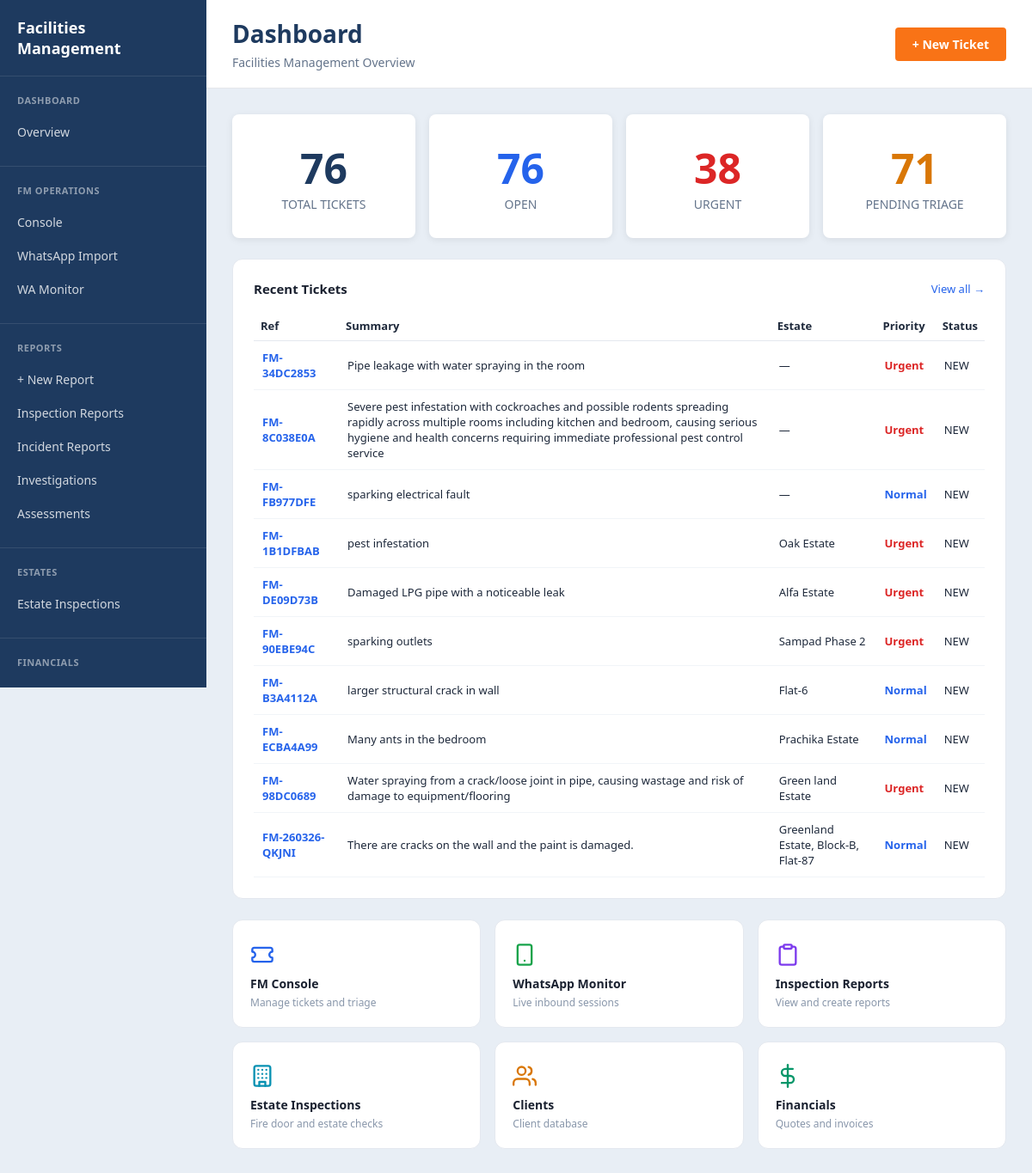
/ops/dashboard, run on an earlier commit of the app's database.
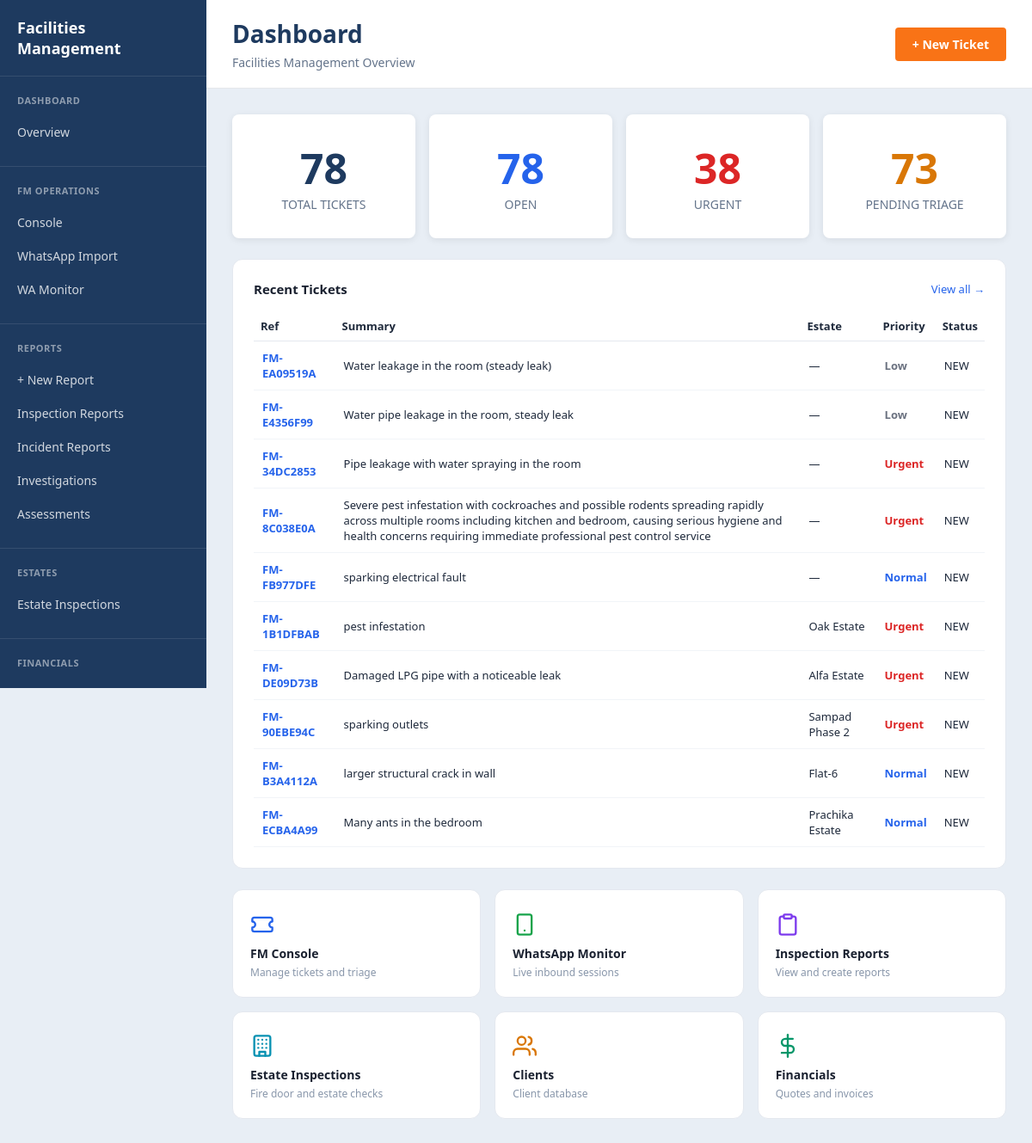
And on a later commit of the database.
### tables this page shows
CREATE TABLE fm_tickets (
    id          INTEGER PRIMARY KEY AUTOINCREMENT,
    ref         TEXT NOT NULL UNIQUE,          -- FM-DDMMYY-XXXXX
    estate      TEXT NOT NULL DEFAULT '',
    unit        TEXT NOT NULL DEFAULT '',
    customer    TEXT NOT NULL DEFAULT '',
    source      TEXT NOT NULL DEFAULT 'webchat'
                    CHECK(source IN ('webchat','whatsapp','whatsapp_json','system','manual')),
    priority    TEXT NOT NULL DEFAULT 'normal'
                    CHECK(priority IN ('urgent','normal','low')),
    category    TEXT NOT NULL DEFAULT 'general'
                    CHECK(category IN ('general','electrical','plumbing','hvac',
                                       'security','carpentry','cleaning','painting','pest_control')),
    status      TEXT NOT NULL DEFAULT 'NEW'
                    CHECK(status IN ('NEW','TRIAGED','ASSIGNED','IN_PROGRESS',
                                     'WAITING_CUSTOMER','BLOCKED','DONE','CANCELLED')),
    assignee    TEXT DEFAULT '',
    summary     TEXT NOT NULL DEFAULT '',
    materials   TEXT DEFAULT '',
    location_note TEXT DEFAULT '',
    created_at  TIMESTAMP DEFAULT CURRENT_TIMESTAMP,
    updated_at  TIMESTAMP DEFAULT CURRENT_TIMESTAMP
);

### app.py (the view)
@app.route('/ops')
@app.route('/ops/dashboard')
def ops_overview():
    conn = get_engine_db()
    total = conn.execute(
        "SELECT COUNT(*) FROM fm_tickets"
    ).fetchone()[0]
    open_tickets = conn.execute("""
        SELECT COUNT(*) FROM fm_tickets
        WHERE status NOT IN ('DONE','CANCELLED')
    """).fetchone()[0]
    urgent = conn.execute("""
        SELECT COUNT(*) FROM fm_tickets
        WHERE priority='urgent'
    """).fetchone()[0]
    pending = conn.execute("""
        SELECT COUNT(*) FROM fm_tickets
        WHERE status='NEW'
    """).fetchone()[0]
    recent = conn.execute("""
        SELECT ref, estate, unit, customer, priority, status, summary, created_at
        FROM fm_tickets
        ORDER BY created_at DESC
        LIMIT 10
    """).fetchall()
    conn.close()
    kpis = {
    "total": total,
    "open": open_tickets,
    "urgent": urgent,
    "pending_triage": pending
    }
    return render_template(
    "dashboard.html",
    kpis=kpis,
    recent_tickets=recent
    )

### app.py (called while the page is built)
def get_engine_db():
    import os
    import sqlite3
    db_path = os.path.join(os.path.dirname(__file__), "engine.db")
    print("DB PATH:", db_path)
    conn = sqlite3.connect(db_path)
    conn.row_factory = sqlite3.Row
    return conn

### templates/dashboard.html (shortened to what this page needs)
{% extends "layouts/app.html" %}
{% block sidebar %}
    {% include 'components/sidebar.html' %}
{% endblock %}
{% block topbar %}
<div class="topbar-title">
    <h1>Dashboard</h1>
    <p>Facilities Management Overview</p>
</div>
<div class="topbar-actions">
    <a href="/fm/dashboard" class="btn btn-primary">+ New Ticket</a>
</div>
{% endblock %}
{% block content %}
<div id="fm-overview-dashboard" style="padding:0;">
<div class="dashboard-grid" style="display:grid;grid-template-columns:repeat(4,1fr);gap:16px;margin-bottom:24px;">
<div class="stat-card">
<div class="stat-value">{{ kpis.total }}</div>
<div class="stat-label">Total Tickets</div>
</div>
<div class="stat-card">
<div class="stat-value" style="color:#2563eb">{{ kpis.open }}</div>
<div class="stat-label">Open</div>
</div>
<div class="stat-card">
<div class="stat-value" style="color:#dc2626">{{ kpis.urgent }}</div>
<div class="stat-label">Urgent</div>
</div>
<div class="stat-card">
<div class="stat-value" style="color:#d97706">{{ kpis.pending_triage }}</div>
<div class="stat-label">Pending Triage</div>
</div>
</div>
    <div style="background:#fff;border:1px solid #e4e8ef;border-radius:12px;padding:24px;">
        <div style="display:flex;align-items:center;justify-content:space-between;margin-bottom:16px;">
            <h2 style="font-size:15px;font-weight:600;color:#1a2130;margin:0;">Recent Tickets</h2>
            <a href="/fm/dashboard" style="font-size:13px;color:#2563eb;text-decoration:none;font-weight:500;">View all →</a>
        </div>
        <div id="recent-tickets-list">
            {% if recent_tickets %}
            <table style="width:100%;border-collapse:collapse;font-size:13px;">
                <thead>
                    <tr style="border-bottom:1px solid #e4e8ef;">
                        <th style="text-align:left;padding:8px;">Ref</th>
                        <th style="text-align:left;padding:8px;">Summary</th>
                        <th style="text-align:left;padding:8px;">Estate</th>
                        <th style="text-align:left;padding:8px;">Priority</th>
                        <th style="text-align:left;padding:8px;">Status</th>
                    </tr>
                </thead>
                <tbody>
                {% for t in recent_tickets %}
                <tr style="border-bottom:1px solid #f1f4f8;">
                <td style="padding:10px;">
                <a href="/fm/ticket/{{ t.ref }}"
                style="color:#2563eb;font-weight:600;text-decoration:none;">
                {{ t.ref }}
                </a>
                </td>
                <td style="padding:10px;">{{ t.summary }}</td>
                <td style="padding:10px;">{{ t.estate or "—" }}</td>
                <td style="padding:10px;">
                <span style="
                color:
                {% if t.priority|lower == 'urgent' %}#dc2626
                {% elif t.priority|lower == 'normal' %}#2563eb
                {% else %}#6b7280
                {% endif %};
                font-weight:600;
                text-transform:capitalize;">
                {{ t.priority }}
                </span>
                </td>
                <td style="padding:10px;text-transform:uppercase;">
                {{ t.status }}
                </td>
                </tr>
                {% endfor %}
                </tbody>
            </table>
            {% else %}
            <p style="color:#8896aa;font-size:13px;text-align:center;padding:32px 0;">
                No tickets found
            </p>
            {% endif %}
        </div>
    </div>
    <div style="display:grid;grid-template-columns:repeat(3,1fr);gap:16px;margin-top:24px;">
        <a href="/fm/dashboard" style="text-decoration:none;">
            <div style="background:#fff;border:1px solid #e4e8ef;border-radius:12px;padding:20px;transition:box-shadow .15s;" onmouseover="this.style.boxShadow='0 2px 8px rgba(0,0,0,.08)'" onmouseout="this.style.boxShadow='none'">
                <div style="font-size:24px;margin-bottom:10px;"></div>
                <div style="font-weight:600;color:#1a2130;font-size:14px;">FM Console</div>
                <div style="color:#8896aa;font-size:12px;margin-top:4px;">Manage tickets and triage</div>
            </div>
        </a>
        <a href="/wa/monitor" style="text-decoration:none;">
            <div style="background:#fff;border:1px solid #e4e8ef;border-radius:12px;padding:20px;transition:box-shadow .15s;" onmouseover="this.style.boxShadow='0 2px 8px rgba(0,0,0,.08)'" onmouseout="this.style.boxShadow='none'">
                <div style="font-size:24px;margin-bottom:10px;"></div>
                <div style="font-weight:600;color:#1a2130;font-size:14px;">WhatsApp Monitor</div>
                <div style="color:#8896aa;font-size:12px;margin-top:4px;">Live inbound sessions</div>
            </div>
        </a>
        <a href="/artefacts?type=engagement" style="text-decoration:none;">
            <div style="background:#fff;border:1px solid #e4e8ef;border-radius:12px;padding:20px;transition:box-shadow .15s;" onmouseover="this.style.boxShadow='0 2px 8px rgba(0,0,0,.08)'" onmouseout="this.style.boxShadow='none'">
                <div style="font-size:24px;margin-bottom:10px;"></div>
                <div style="font-weight:600;color:#1a2130;font-size:14px;">Inspection Reports</div>
                <div style="color:#8896aa;font-size:12px;margin-top:4px;">View and create reports</div>
            </div>
        </a>
        <a href="/fire-door" style="text-decoration:none;">
            <div style="background:#fff;border:1px solid #e4e8ef;border-radius:12px;padding:20px;transition:box-shadow .15s;" onmouseover="this.style.boxShadow='0 2px 8px rgba(0,0,0,.08)'" onmouseout="this.style.boxShadow='none'">
                <div style="font-size:24px;margin-bottom:10px;"></div>
                <div style="font-weight:600;color:#1a2130;font-size:14px;">Estate Inspections</div>
                <div style="color:#8896aa;font-size:12px;margin-top:4px;">Fire door and estate checks</div>
            </div>
        </a>
        <a href="/databases/clients" style="text-decoration:none;">
            <div style="background:#fff;border:1px solid #e4e8ef;border-radius:12px;padding:20px;transition:box-shadow .15s;" onmouseover="this.style.boxShadow='0 2px 8px rgba(0,0,0,.08)'" onmouseout="this.style.boxShadow='none'">
                <div style="font-size:24px;margin-bottom:10px;"></div>
                <div style="font-weight:600;color:#1a2130;font-size:14px;">Clients</div>
                <div style="color:#8896aa;font-size:12px;margin-top:4px;">Client database</div>
            </div>
        </a>
        <a href="/financials/quote" style="text-decoration:none;">
            <div style="background:#fff;border:1px solid #e4e8ef;border-radius:12px;padding:20px;transition:box-shadow .15s;" onmouseover="this.style.boxShadow='0 2px 8px rgba(0,0,0,.08)'" onmouseout="this.style.boxShadow='none'">
                <div style="font-size:24px;margin-bottom:10px;"></div>
                <div style="font-weight:600;color:#1a2130;font-size:14px;">Financials</div>
                <div style="color:#8896aa;font-size:12px;margin-top:4px;">Quotes and invoices</div>
            </div>
        </a>
    </div>
</div>
{% endblock %}

### templates/layouts/app.html (shortened to what this page needs)
<!DOCTYPE html>
<html lang="en">
<head>
    <link rel="stylesheet" href="{{ url_for('static', filename='css/base.css') }}">
    <link rel="stylesheet" href="{{ url_for('static', filename='css/engine.css') }}">
    <link rel="stylesheet" href="{{ url_for('static', filename='css/reports.css') }}">
</head>
<body>
<div class="app-shell">
    <aside class="sidebar">
        {% block sidebar %}{% endblock %}
    </aside>
    <main class="main-content">
        <div class="topbar">
            {% block topbar %}{% endblock %}
        </div>
        <div class="container">
            {% block content %}{% endblock %}
        </div>
    </main>
</div>
</body>
</html>

### templates/components/sidebar.html (shortened to what this page needs)
<div class="sidebar-brand">
    Facilities Management
</div>
<div class="sidebar-section">
    <div class="sidebar-section-title">Dashboard</div>
    <a href="/ops" class="sidebar-link {% if active_nav == 'dashboard' %}active{% endif %}">
        Overview
    </a>
</div>
<div class="sidebar-section">
    <div class="sidebar-section-title">FM Operations</div>
    <a href="/fm/dashboard" class="sidebar-link {% if active_nav == 'fm_dashboard' %}active{% endif %}">
        Console
    </a>
    <a href="/fm/dashboard#import" class="sidebar-link {% if active_nav == 'fm_import' %}active{% endif %}">
        WhatsApp Import
    </a>
    <a href="/wa/monitor" class="sidebar-link {% if active_nav == 'wa_monitor' %}active{% endif %}">
        WA Monitor
    </a>
</div>
<div class="sidebar-section">
    <div class="sidebar-section-title">Reports</div>
    <a href="/artefacts/new" class="sidebar-link {% if active_nav == 'new_artefact' %}active{% endif %}">
        + New Report
    </a>
    <a href="/artefacts?type=engagement" class="sidebar-link {% if active_nav == 'engagements' %}active{% endif %}">
        Inspection Reports
    </a>
    <a href="/artefacts?type=incident" class="sidebar-link {% if active_nav == 'incidents' %}active{% endif %}">
        Incident Reports
    </a>
    <a href="/artefacts?type=investigation" class="sidebar-link {% if active_nav == 'investigations' %}active{% endif %}">
        Investigations
    </a>
    <a href="/artefacts?type=assessment" class="sidebar-link {% if active_nav == 'assessments' %}active{% endif %}">
        Assessments
    </a>
</div>
<div class="sidebar-section">
    <div class="sidebar-section-title">Estates</div>
    <a href="/fire-door" class="sidebar-link {% if active_nav == 'fire_door' %}active{% endif %}">
        Estate Inspections
    </a>
</div>
<div class="sidebar-section">
    <div class="sidebar-section-title">Financials</div>
    <a href="/financials/quote" class="sidebar-link {% if active_nav == 'quote' %}active{% endif %}">
    </a>
</div>

### static/css/base.css (style rules this page uses)
:root { --navy: #1e3a5f; --orange: #f97316; --white: #ffffff; --gray: #f3f4f6; --border: #e5e7eb; --sidebar-width: 240px; }
* { box-sizing: border-box; margin: 0; padding: 0; }
body { font-family: 'Segoe UI', Arial, sans-serif; background: #e8eef5; color: #1e293b; }
.app-shell { display: flex; min-height: 100vh; }
.sidebar { width: var(--sidebar-width); background: var(--navy); color: white; position: fixed; height: 100vh; overflow-y: auto; }
.sidebar-brand { padding: 20px; font-size: 18px; font-weight: 700; border-bottom: 1px solid rgba(255, 255, 255, 0.1); }
.sidebar-section { padding: 20px 0; border-bottom: 1px solid rgba(255, 255, 255, 0.1); }
.sidebar-section-title { padding: 0 20px 10px 20px; font-size: 11px; font-weight: 700; text-transform: uppercase; color: rgba(255, 255, 255, 0.5); letter-spacing: 0.5px; }
.sidebar-link { display: block; padding: 10px 20px; color: rgba(255, 255, 255, 0.8); text-decoration: none; font-size: 14px; transition: all 0.2s; }
.main-content { margin-left: var(--sidebar-width); flex: 1; min-height: 100vh; }
.topbar { background: white; padding: 20px 30px; border-bottom: 1px solid var(--border); display: flex; justify-content: space-between; align-items: center; }
.topbar-title h1 { font-size: 28px; color: var(--navy); margin-bottom: 5px; }
.topbar-title p { font-size: 14px; color: #64748b; }
.topbar-actions { display: flex; gap: 10px; }
.container { max-width: 1400px; padding: 30px; }
.btn { padding: 10px 20px; border: none; border-radius: 4px; cursor: pointer; font-weight: 600; font-size: 14px; text-decoration: none; display: inline-flex; align-items: center; gap: 8px; transition: all 0.2s; }
.btn-primary { background: var(--orange); color: white; }

### static/css/reports.css (style rules this page uses)
.dashboard-grid { display: grid; grid-template-columns: repeat(auto-fit, minmax(200px, 1fr)); gap: 20px; margin-bottom: 40px; }
.stat-card { background: white; border-radius: 8px; padding: 30px; text-align: center; box-shadow: 0 2px 8px rgba(0,0,0,0.08); }
.stat-value { font-size: 48px; font-weight: 700; color: var(--navy); }
.stat-label { font-size: 14px; color: #64748b; text-transform: uppercase; }

### templates/layouts/app.html (style rules this page uses)
.icon { display:inline-block; vertical-align:middle; flex-shrink:0; }

What changed in the data, as far as the page shows it:
no longer on this page (row unchanged): fm_tickets: ref "FM-98DC0689", summary "Water spraying from a crack/loose joint in pipe, causing wastage and risk of damage to equipment/flooring", estate "Green land Estate", priority "Urgent", status "NEW"
no longer on this page (row unchanged): fm_tickets: ref "FM-260326-QKJNI", summary "There are cracks on the wall and the paint is damaged.", estate "Greenland Estate, Block-B, Flat-87", priority "Normal", status "NEW"
added fm_tickets: ref "FM-EA09519A", summary "Water leakage in the room (steady leak)", estate "—", priority "Low", status "NEW"
added fm_tickets: ref "FM-E4356F99", summary "Water pipe leakage in the room, steady leak", estate "—", priority "Low", status "NEW"
Also different on the page:
{{ kpis.total }}: "76" → "78"
{{ kpis.open }}: "76" → "78"
{{ kpis.pending_triage }}: "71" → "73"
